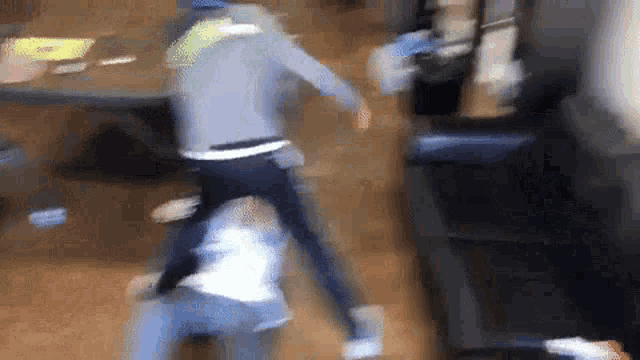
#> input picture input_full_frame.png, 640 x 360 px
$ python -i gif_to_panorama.py   (imports and definitions only)
#> lines starting #> are read from the running program, lines starting #| are printed output that depends on the picture; after the words box and inside, x2 and y2 are one past the last pixel; in counts of white or black regions, pixels touching at a corner belong together
import cv2
import numpy as np
from PIL import Image
import sys
from tqdm import tqdm

def gif_to_panorama(gif_path, output_path):
#> called with gif_path = 'input_full_frame.png', output_path = 'out.png'
    gif = Image.open(gif_path)
#> gif is the input picture: PIL image 640x360 RGBA; mean R, G, B, A 97.2, 86.8, 84.2, 255
    frames = []
    for frame in range(gif.n_frames):
        gif.seek(frame)
        frames.append(np.array(gif.convert("RGB")))
#> after the loop, frames = 1 item

    try:
        print(0)
        stitcher = cv2.Stitcher_create()
        print(1)
        status, panorama = stitcher.stitch(frames)
#> status = 1
        print(2)
        if status == cv2.Stitcher_OK:
            cv2.imwrite(output_path, panorama)
            print(f"Панорама сохранена в {output_path}")
        else:
            print("Не удалось автоматически собрать панораму. Пробуем ручной метод.")
            manual_stitch_panorama(frames, output_path)
    except:
        print("OpenCV Stitcher не сработал. Используем ручной метод.")
        manual_stitch_panorama(frames, output_path)


def manual_stitch_panorama(frames, output_path):
#> called with output_path = 'out.png'
    base = frames[0]
    h, w = base.shape[:2]
#> h = 360; w = 640

    canvas = np.zeros((h * 3, w * 3, 3), dtype=np.uint8)
#> canvas: shape (1080, 1920, 3); every value is 0
    center_y, center_x = h, w
#> center_y = 360; center_x = 640

    canvas[center_y:center_y + h, center_x:center_x + w] = base
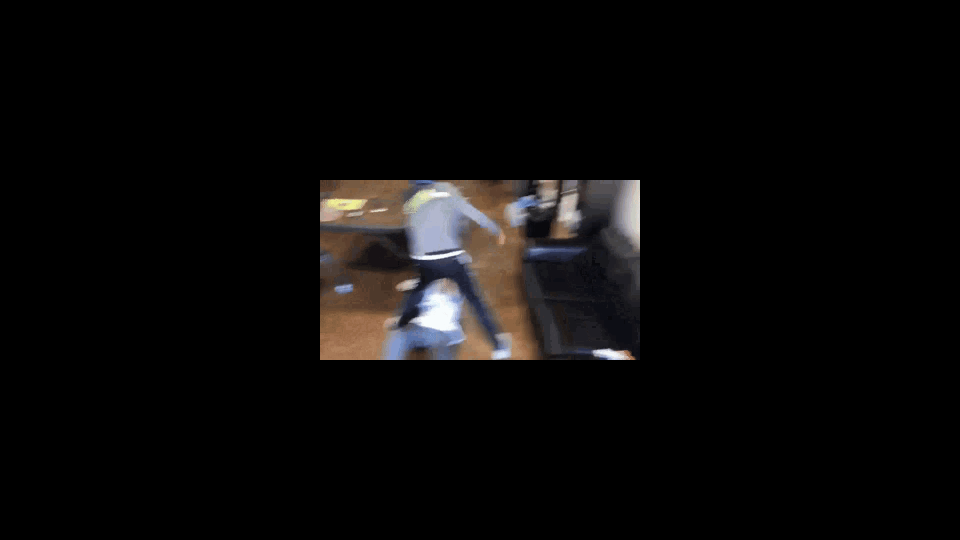
#> canvas: shape (1080, 1920, 3) (shown at 1/2 size); mean of channels 0, 1, 2 10.8, 9.6, 9.4; drawn as R, G, B

    for i in tqdm(range(1, len(frames))):
        frame = frames[i]

        prev_gray = cv2.cvtColor(frames[i - 1], cv2.COLOR_RGB2GRAY)
        curr_gray = cv2.cvtColor(frame, cv2.COLOR_RGB2GRAY)

        flow = cv2.calcOpticalFlowFarneback(
            prev_gray, curr_gray, None,
            pyr_scale=0.5, levels=3, winsize=15,
            iterations=3, poly_n=5, poly_sigma=1.2, flags=0
        )

        dx = int(np.mean(flow[..., 0]))
        dy = int(np.mean(flow[..., 1]))

        new_x = center_x + dx
        new_y = center_y + dy

        canvas[new_y:new_y + h, new_x:new_x + w] = frame

        center_x, center_y = new_x, new_y
#> this loop made 0 passes

    gray = cv2.cvtColor(canvas, cv2.COLOR_RGB2GRAY)
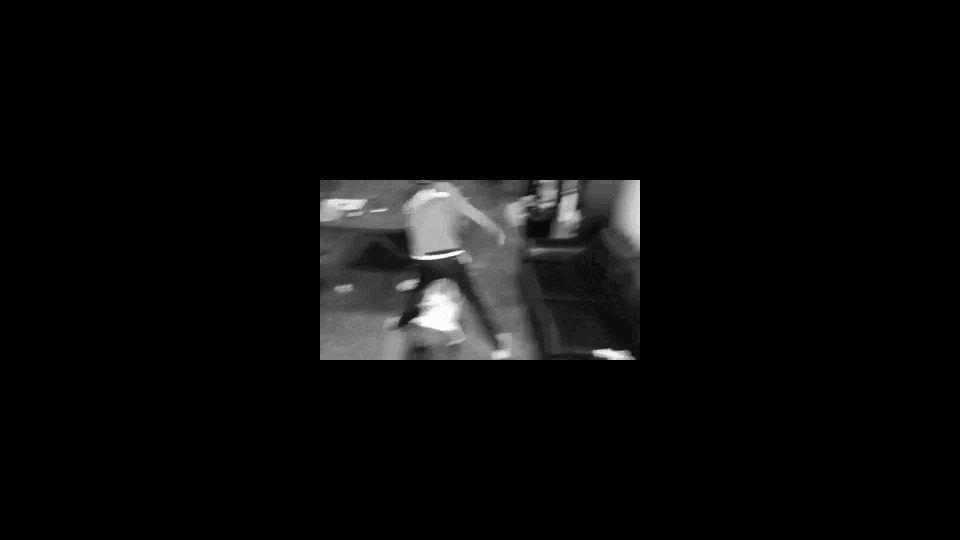
#> gray: shape (1080, 1920) (shown at 1/2 size); min 0, max 251, mean 10
    _, thresh = cv2.threshold(gray, 1, 255, cv2.THRESH_BINARY)
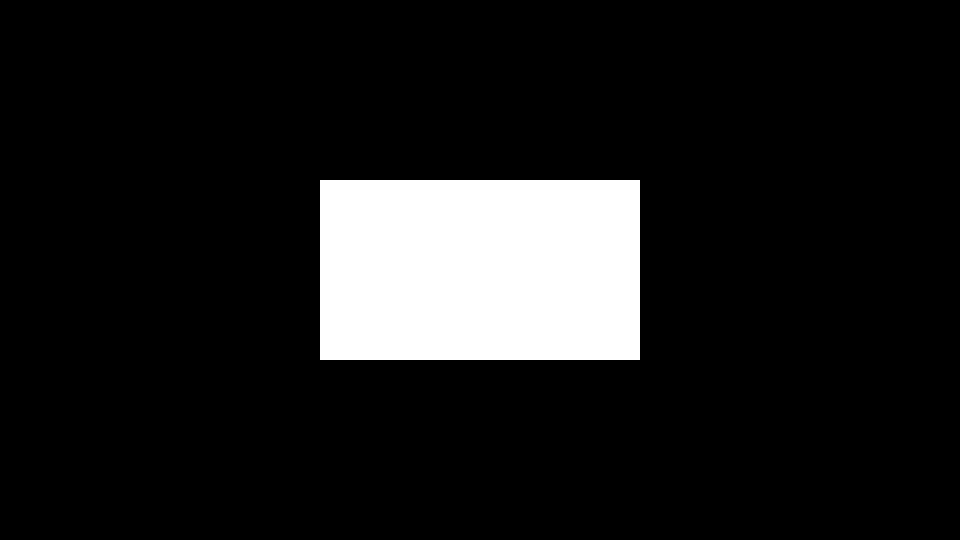
#> thresh: shape (1080, 1920) (shown at 1/2 size); 11.1% white; 1 white region, box (x1, y1, x2, y2) and area: (640, 360, 1280, 720) 230393
    contours, _ = cv2.findContours(thresh, cv2.RETR_EXTERNAL, cv2.CHAIN_APPROX_SIMPLE)
#> contours = [[[640, 360], [640, 719], [1279, 719], [1279, 360]]]
    x, y, w, h = cv2.boundingRect(contours[0])
#> x = 640; y = 360

    cropped = canvas[y:y + h, x:x + w]
    cv2.imwrite(output_path, cropped)
    print(f"Панорама (ручной метод) сохранена в {output_path}")


# [5 lines not run here, left out]

>>> result = gif_to_panorama('input_full_frame.png', 'out.png')
